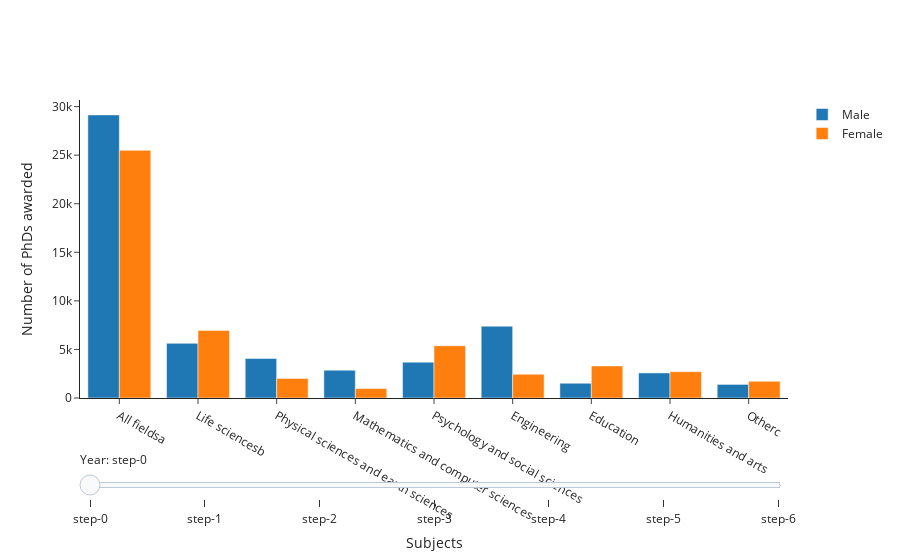

The notebook cell this image was saved under:
### Code cell
sliders = [dict(
    active=10,
    currentvalue={"prefix": "Year: "},
    pad={"t": 50},
    steps=years
)]

fig.update_layout(
    sliders=sliders
)

fig.show()

### Figure 1 — Plotly figure (JSON) as saved in the notebook; plotly's stock layout.template omitted (floating-point values rounded to 4 significant figures)
{"data": [{"name": "Male", "type": "bar", "visible": false, "x": ["All fieldsa", "Life sciencesb", "Physical sciences and earth sciences", "Mathematics and computer sciences", "Psychology and social sciences", "Engineering", "Education", "Humanities and arts", "Otherc", "All fieldsa", "Life sciencesb", "Physical sciences and earth sciences", "Mathematics and computer sciences", "Psychology and social sciences", "Engineering", "Education", "Humanities and arts", "Otherc"], "y": [20934, 3747, 3177, 999, 3424, 3470, 2896, 2017, 1204]}, {"name": "Female", "type": "bar", "visible": false, "x": ["All fieldsa", "Life sciencesb", "Physical sciences and earth sciences", "Mathematics and computer sciences", "Psychology and social sciences", "Engineering", "Education", "Humanities and arts", "Otherc", "All fieldsa", "Life sciencesb", "Physical sciences and earth sciences", "Mathematics and computer sciences", "Psychology and social sciences", "Engineering", "Education", "Humanities and arts", "Otherc"], "y": [11431, 2036, 634, 190, 2639, 242, 3557, 1461, 672]}, {"name": "Male", "type": "bar", "visible": false, "x": ["All fieldsa", "Life sciencesb", "Physical sciences and earth sciences", "Mathematics and computer sciences", "Psychology and social sciences", "Engineering", "Education", "Humanities and arts", "Otherc", "All fieldsa", "Life sciencesb", "Physical sciences and earth sciences", "Mathematics and computer sciences", "Psychology and social sciences", "Engineering", "Education", "Humanities and arts", "Otherc"], "y": [24232, 4322, 3545, 1588, 3386, 4860, 2688, 2443, 1400]}, {"name": "Female", "type": "bar", "visible": false, "x": ["All fieldsa", "Life sciencesb", "Physical sciences and earth sciences", "Mathematics and computer sciences", "Psychology and social sciences", "Engineering", "Education", "Humanities and arts", "Otherc", "All fieldsa", "Life sciencesb", "Physical sciences and earth sciences", "Mathematics and computer sciences", "Psychology and social sciences", "Engineering", "Education", "Humanities and arts", "Otherc"], "y": [14435, 2819, 941, 325, 3144, 506, 3976, 1933, 791]}, {"name": "Male", "type": "bar", "visible": false, "x": ["All fieldsa", "Life sciencesb", "Physical sciences and earth sciences", "Mathematics and computer sciences", "Psychology and social sciences", "Engineering", "Education", "Humanities and arts", "Otherc", "All fieldsa", "Life sciencesb", "Physical sciences and earth sciences", "Mathematics and computer sciences", "Psychology and social sciences", "Engineering", "Education", "Humanities and arts", "Otherc"], "y": [24942, 4613, 3489, 1594, 3441, 5315, 2394, 2798, 1298]}, {"name": "Female", "type": "bar", "visible": false, "x": ["All fieldsa", "Life sciencesb", "Physical sciences and earth sciences", "Mathematics and computer sciences", "Psychology and social sciences", "Engineering", "Education", "Humanities and arts", "Otherc", "All fieldsa", "Life sciencesb", "Physical sciences and earth sciences", "Mathematics and computer sciences", "Psychology and social sciences", "Engineering", "Education", "Humanities and arts", "Otherc"], "y": [17242, 3752, 1033, 413, 3858, 750, 4123, 2450, 863]}, {"name": "Male", "type": "bar", "visible": false, "x": ["All fieldsa", "Life sciencesb", "Physical sciences and earth sciences", "Mathematics and computer sciences", "Psychology and social sciences", "Engineering", "Education", "Humanities and arts", "Otherc", "All fieldsa", "Life sciencesb", "Physical sciences and earth sciences", "Mathematics and computer sciences", "Psychology and social sciences", "Engineering", "Education", "Humanities and arts", "Otherc"], "y": [21806, 4443, 2812, 1290, 3083, 4174, 2196, 2676, 1132]}, {"name": "Female", "type": "bar", "visible": false, "x": ["All fieldsa", "Life sciencesb", "Physical sciences and earth sciences", "Mathematics and computer sciences", "Psychology and social sciences", "Engineering", "Education", "Humanities and arts", "Otherc", "All fieldsa", "Life sciencesb", "Physical sciences and earth sciences", "Mathematics and computer sciences", "Psychology and social sciences", "Engineering", "Education", "Humanities and arts", "Otherc"], "y": [18140, 4022, 1059, 433, 3829, 893, 4299, 2610, 995]}, {"name": "Male", "type": "bar", "visible": false, "x": ["All fieldsa", "Life sciencesb", "Physical sciences and earth sciences", "Mathematics and computer sciences", "Psychology and social sciences", "Engineering", "Education", "Humanities and arts", "Otherc", "All fieldsa", "Life sciencesb", "Physical sciences and earth sciences", "Mathematics and computer sciences", "Psychology and social sciences", "Engineering", "Education", "Humanities and arts", "Otherc"], "y": [26202, 5197, 3447, 2307, 3028, 6141, 2103, 2605, 1374]}, {"name": "Female", "type": "bar", "visible": false, "x": ["All fieldsa", "Life sciencesb", "Physical sciences and earth sciences", "Mathematics and computer sciences", "Psychology and social sciences", "Engineering", "Education", "Humanities and arts", "Otherc", "All fieldsa", "Life sciencesb", "Physical sciences and earth sciences", "Mathematics and computer sciences", "Psychology and social sciences", "Engineering", "Education", "Humanities and arts", "Otherc"], "y": [21904, 5497, 1508, 734, 4278, 1605, 4344, 2478, 1460]}, {"name": "Male", "type": "bar", "visible": false, "x": ["All fieldsa", "Life sciencesb", "Physical sciences and earth sciences", "Mathematics and computer sciences", "Psychology and social sciences", "Engineering", "Education", "Humanities and arts", "Otherc", "All fieldsa", "Life sciencesb", "Physical sciences and earth sciences", "Mathematics and computer sciences", "Psychology and social sciences", "Engineering", "Education", "Humanities and arts", "Otherc"], "y": [27362, 5335, 3684, 2638, 3539, 6565, 1500, 2741, 1360]}, {"name": "Female", "type": "bar", "visible": false, "x": ["All fieldsa", "Life sciencesb", "Physical sciences and earth sciences", "Mathematics and computer sciences", "Psychology and social sciences", "Engineering", "Education", "Humanities and arts", "Otherc", "All fieldsa", "Life sciencesb", "Physical sciences and earth sciences", "Mathematics and computer sciences", "Psychology and social sciences", "Engineering", "Education", "Humanities and arts", "Otherc"], "y": [23527, 6614, 1730, 855, 4955, 1887, 3299, 2818, 1369]}, {"name": "Male", "type": "bar", "visible": true, "x": ["All fieldsa", "Life sciencesb", "Physical sciences and earth sciences", "Mathematics and computer sciences", "Psychology and social sciences", "Engineering", "Education", "Humanities and arts", "Otherc", "All fieldsa", "Life sciencesb", "Physical sciences and earth sciences", "Mathematics and computer sciences", "Psychology and social sciences", "Engineering", "Education", "Humanities and arts", "Otherc"], "y": [29146, 5629, 4068, 2866, 3693, 7389, 1521, 2581, 1399]}, {"name": "Female", "type": "bar", "visible": true, "x": ["All fieldsa", "Life sciencesb", "Physical sciences and earth sciences", "Mathematics and computer sciences", "Psychology and social sciences", "Engineering", "Education", "Humanities and arts", "Otherc", "All fieldsa", "Life sciencesb", "Physical sciences and earth sciences", "Mathematics and computer sciences", "Psychology and social sciences", "Engineering", "Education", "Humanities and arts", "Otherc"], "y": [25495, 6958, 2011, 976, 5381, 2448, 3300, 2708, 1713]}], "layout": {"barmode": "group", "sliders": [{"active": 10, "currentvalue": {"prefix": "Year: "}, "pad": {"t": 50}, "steps": [{"args": [{"visible": [true, true, false, false, false, false, false, false, false, false, false, false, false, false, false, false, false, false, false, false, false, false, false, false, false, false, false, false]}, {"title": "Slider switched to year: 1987"}], "method": "update"}, {"args": [{"visible": [false, false, true, true, false, false, false, false, false, false, false, false, false, false, false, false, false, false, false, false, false, false, false, false, false, false, false, false]}, {"title": "Slider switched to year: 1992"}], "method": "update"}, {"args": [{"visible": [false, false, false, false, true, true, false, false, false, false, false, false, false, false, false, false, false, false, false, false, false, false, false, false, false, false, false, false]}, {"title": "Slider switched to year: 1997"}], "method": "update"}, {"args": [{"visible": [false, false, false, false, false, false, true, true, false, false, false, false, false, false, false, false, false, false, false, false, false, false, false, false, false, false, false, false]}, {"title": "Slider switched to year: 2002"}], "method": "update"}, {"args": [{"visible": [false, false, false, false, false, false, false, false, true, true, false, false, false, false, false, false, false, false, false, false, false, false, false, false, false, false, false, false]}, {"title": "Slider switched to year: 2007"}], "method": "update"}, {"args": [{"visible": [false, false, false, false, false, false, false, false, false, false, true, true, false, false, false, false, false, false, false, false, false, false, false, false, false, false, false, false]}, {"title": "Slider switched to year: 2012"}], "method": "update"}, {"args": [{"visible": [false, false, false, false, false, false, false, false, false, false, false, false, true, true, false, false, false, false, false, false, false, false, false, false, false, false, false, false]}, {"title": "Slider switched to year: 2017"}], "method": "update"}]}], "xaxis": {"title": {"text": "Subjects"}}, "yaxis": {"title": {"text": "Number of PhDs awarded"}}}}
